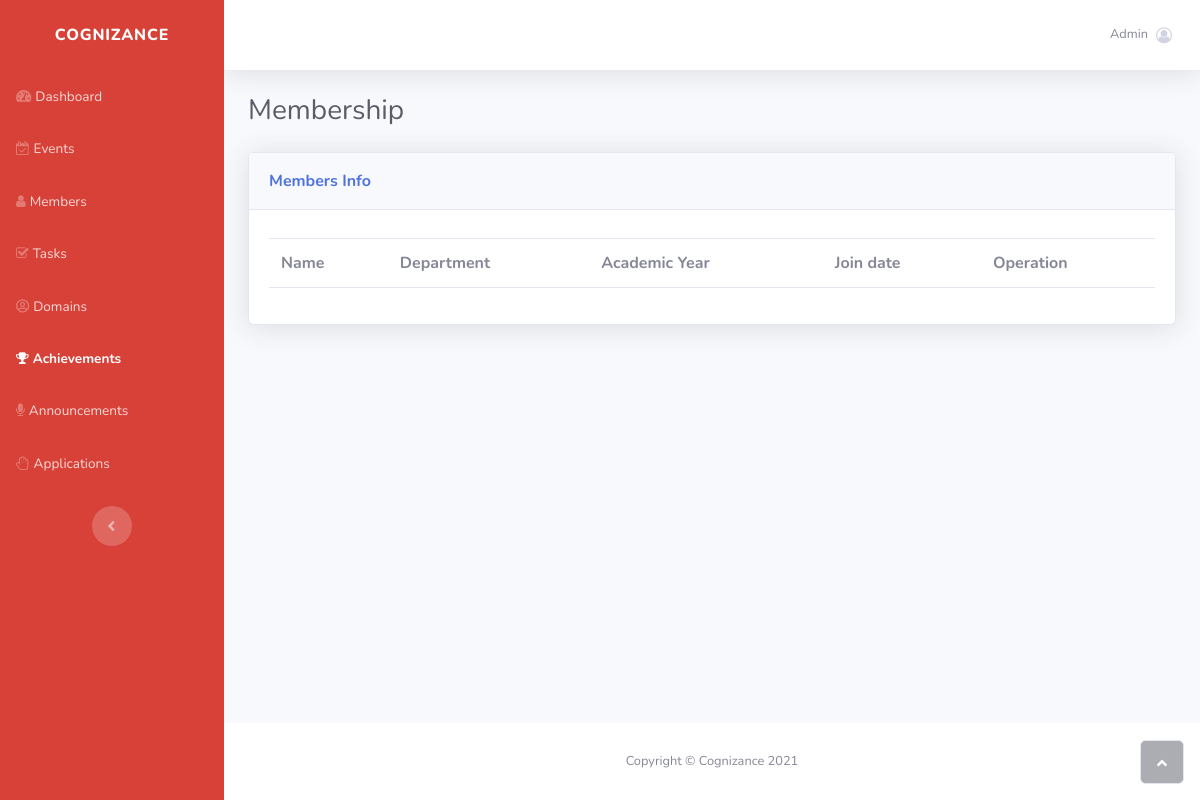
/members/, run on an earlier commit of the app's database.
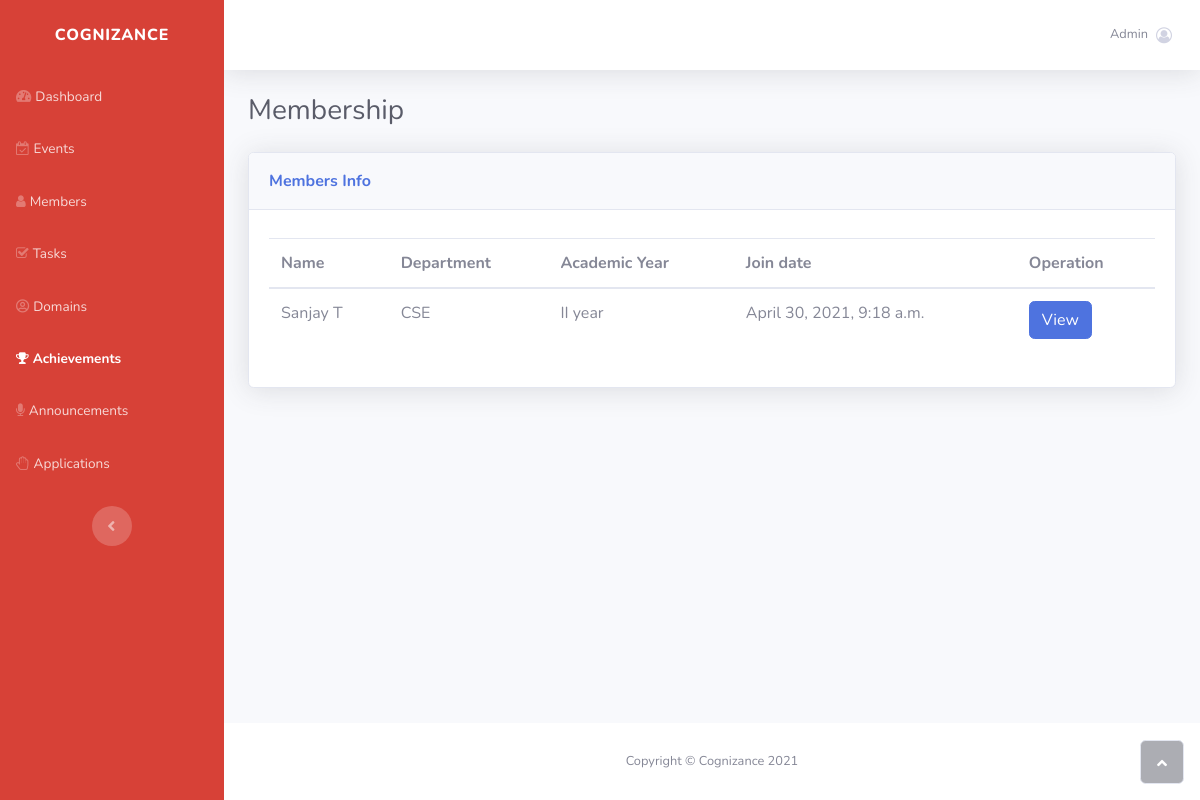
And on a later commit of the database.
### panel/models.py (models this page shows, shortened)
class Member(models.Model):
    years = (
        ('I year', 'I year'),
        ('II year', 'II year'),
        ('III year', 'III year'),
        ('IV year', 'IV year'),
    )
    first_name = models.CharField(max_length=100, null=True)
    last_name = models.CharField(max_length=100, null=True)
    academic_year = models.CharField(choices=years, max_length=100, null=True)
    discord_id = models.CharField(max_length=50, null=True)
    github_username = models.CharField(max_length=200, null=True)
    department = models.OneToOneField(Department, on_delete=models.CASCADE)
    email = models.EmailField(null=True)
    join_date = models.DateTimeField(auto_now_add=True)
    role = models.ForeignKey(Role, on_delete=models.CASCADE)

class Department(models.Model):
    name = models.CharField(max_length=100, null=True)

### panel/views.py (the view)
# urls.py: path('members/', members, name='members'),
def members(request):
    members = Member.objects.all()
    domain_member = DomainMember.objects.all()
    data = {
        'members': members
    }
    return render(request, 'panel/members.html', data)

### panel/templates/panel/members.html (shortened to what this page needs)
{% load static %}
<!DOCTYPE html>
<html>
<head>
    <link rel="stylesheet" href="{% static 'bootstrap/css/bootstrap.min.css' %}">
    <link rel="stylesheet" href="https://use.fontawesome.com/releases/v5.12.0/css/all.css">
    <link rel="stylesheet" href="https://cdnjs.cloudflare.com/ajax/libs/font-awesome/4.7.0/css/font-awesome.min.css">
    <link rel="stylesheet" href="https://cdnjs.cloudflare.com/ajax/libs/ionicons/2.0.1/css/ionicons.min.css">
    <link rel="stylesheet" href="{% static 'fonts/fontawesome5-overrides.min.css' %}">
</head>
<body id="page-top">
    <div id="wrapper">
        <nav class="navbar navbar-dark align-items-start sidebar sidebar-dark accordion bg-gradient-primary p-0" style="background: rgb(215,65,55);">
            <div class="container-fluid d-flex flex-column p-0"><a class="navbar-brand d-flex justify-content-center align-items-center sidebar-brand m-0" href="#">
                    <div class="sidebar-brand-text mx-3"><span>cognizance</span></div>
                </a>
                <ul class="navbar-nav text-light" id="accordionSidebar">
                    <li class="nav-item"><a class="nav-link" href="/"><i class="fas fa-tachometer-alt"></i><span>Dashboard</span></a></li>
                    <li class="nav-item"><a class="nav-link" href="{% url 'events' %}"><i class="fa fa-calendar-check-o"></i><span>Events</span></a></li>
                    <li class="nav-item"><a class="nav-link" href="{% url 'members' %}"><i class="fa fa-user"></i><span>Members</span></a></li>
                    <li class="nav-item"><a class="nav-link" href="{% url 'tasks' %}"><i class="fa fa-check-square-o"></i><span>Tasks</span></a></li>
                    <li class="nav-item"><a class="nav-link" href="{% url 'domains' %}"><i class="far fa-user-circle"></i><span>Domains</span></a></li>
                    <li class="nav-item"><a class="nav-link active" href="{% url 'achievements' %}"><i class="fa fa-trophy"></i><span>Achievements</span></a></li>
                    <li class="nav-item"><a class="nav-link" href="{% url 'announcements' %}"><i class="fa fa-microphone"></i><span>Announcements</span></a></li>
                    <li class="nav-item"><a class="nav-link" href="{% url 'applications' %}"><i class="fa fa-hand-paper-o"></i><span>Applications</span></a></li>
                </ul>
                <div class="text-center d-none d-md-inline"><button class="btn rounded-circle border-0" id="sidebarToggle" type="button"></button></div>
            </div>
        </nav>
        <div class="d-flex flex-column" id="content-wrapper">
            <div id="content">
                <nav class="navbar navbar-light navbar-expand bg-white shadow mb-4 topbar static-top">
                    <div class="container-fluid"><button class="btn btn-link d-md-none rounded-circle mr-3" id="sidebarToggleTop" type="button"></button>
                        <ul class="navbar-nav flex-nowrap ml-auto">
                            <li class="nav-item dropdown no-arrow mx-1">
                                <div class="nav-item dropdown no-arrow"><a class="dropdown-toggle nav-link" aria-expanded="false" data-toggle="dropdown" href="#"></a>
                                </div>
                            </li>
                            <li class="nav-item dropdown no-arrow">
                                <div class="nav-item dropdown no-arrow"><a class="dropdown-toggle nav-link" aria-expanded="false" data-toggle="dropdown" href="#"><span class="d-none d-lg-inline mr-2 text-gray-600 small">Admin</span><i class="fa fa-user-circle-o"></i></a>
                                </div>
                            </li>
                        </ul>
                    </div>
                </nav>
                <div class="container-fluid">
                    <h3 class="text-dark mb-4">Membership</h3>
                    <div class="card shadow">
                        <div class="card-header py-3">
                            <p class="text-primary m-0 font-weight-bold">Members Info</p>
                        </div>
                        <div class="card-body">
                            <div class="table-responsive table mt-2" id="dataTable" role="grid" aria-describedby="dataTable_info">
                                <table class="table my-0" id="dataTable">
                                    <thead>
                                        <tr>
                                            <th>Name</th>
                                            <th>Department</th>
                                            <th>Academic Year</th>
                                            <th>Join date</th>
                                            <th>Operation</th>
                                        </tr>
                                    </thead>
                                    <tbody>
                                        {% for member in members %}
                                            <tr>
                                                <td>{{member.first_name}} {{member.last_name}}</td>
                                                <td>{{member.department.name}}</td>
                                                <td>{{member.academic_year}}</td>
                                                <td>{{member.join_date}}</td>
                                                <td><button class="btn btn-primary" type="button">View</button></td>
                                            </tr>
                                        {% endfor %}
                                    </tbody>
                                </table>
                            </div>
                        </div>
                    </div>
                </div>
            </div>
            <footer class="bg-white sticky-footer">
                <div class="container my-auto">
                    <div class="text-center my-auto copyright"><span>Copyright © Cognizance 2021</span></div>
                </div>
            </footer>
        </div><a class="border rounded d-inline scroll-to-top" href="#page-top"><i class="fas fa-angle-up"></i></a>
    </div>
</body>
</html>

What changed in the data, as far as the page shows it:
added Member: first_name "Sanjay", last_name "T", department.name "CSE", academic_year "II year", join_date "April 30, 2021, 9:18 a.m."
